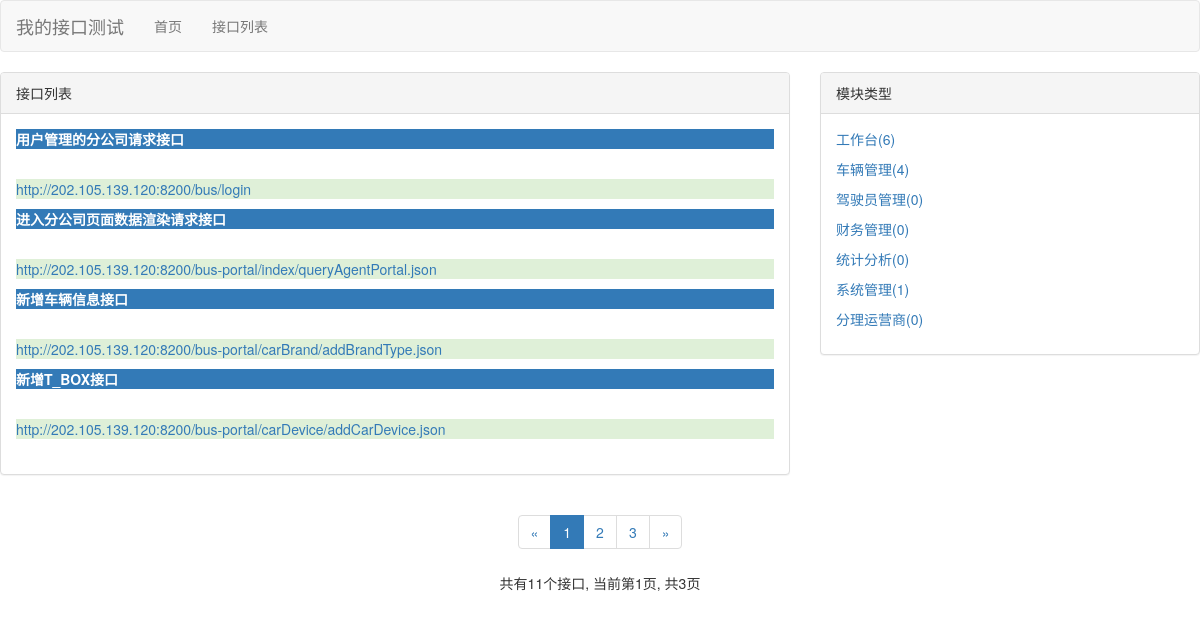
Page /interFaceList/ on the earlier database version.
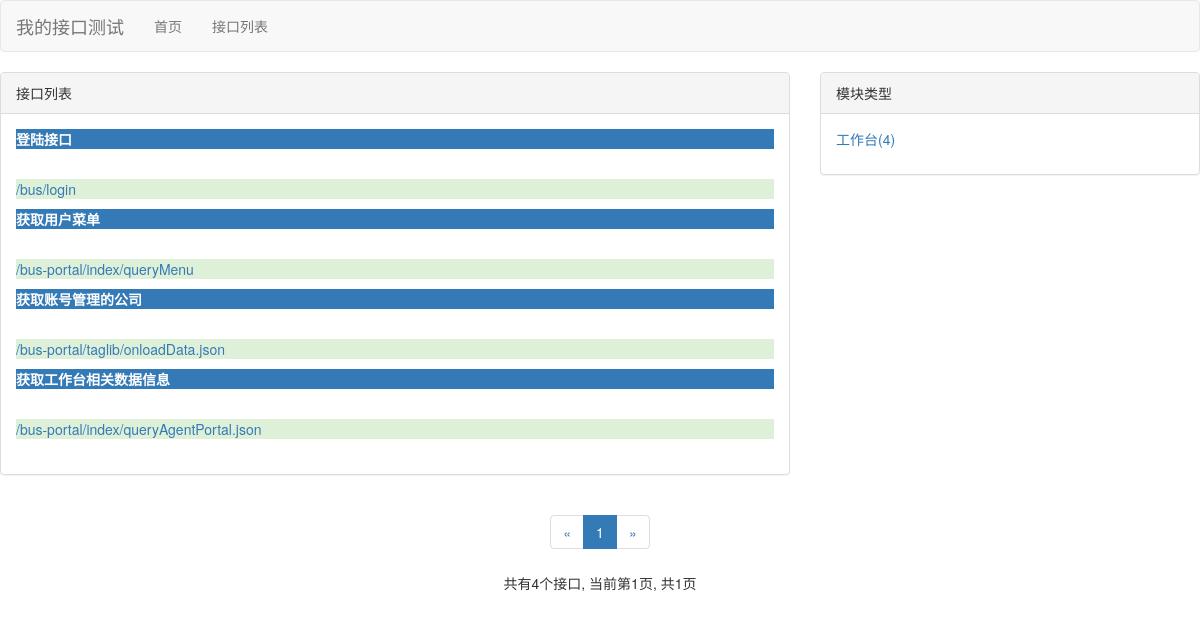
Same page on the later database version.
### lkwebapp/models.py (models this page shows, shortened)
class lkModel(models.Model):
    title=models.CharField(max_length=50)
    model_type=models.ForeignKey(lkModelType,on_delete=models.DO_NOTHING)
    reques_parame=models.TextField()
    request_url=models.TextField()

class lkModelType(models.Model):
    model_type=models.CharField(max_length=30)

### lkwebapp/views.py (the view)
# urls.py: path('interFaceList/', interFaceList,name='interFaceList'),
def interFaceList(request):
    interFaces_all_list=lkModel.objects.all()
    context=get_interFace_list_common_data(request,interFaces_all_list)
    return render_to_response('interFace_list.html', context)

### lkwebapp/templates/interFace_list.html (shortened to what this page needs)
{% extends 'base.html'%}
{% block content %}
<div class="row">
  <div class="col-md-8">
    <div class="panel panel-default">
      <div class="panel-heading">接口列表</div>
      <div class="panel-body">
        <address>
          {% for interFace in page_of_interFaces.object_list %}
            <strong><p class="bg-primary">{{ interFace.title }}</p></strong><br>
            <p class="bg-success"><a href="{% url 'interFaceDetail' interFace.pk %}">{{ interFace.request_url }}</a></p>
          {% endfor %}
      </address>
      </div>
    </div>
  </div>
  <div class="col-md-4">
    <div class="panel panel-default">
      <div class="panel-heading">模块类型</div>
      <div class="panel-body">
        <ul>
          {% for interFace in interFaces_type %}
            <li><p><a href="{% url 'interFaceTypeList' interFace.pk %}">{{ interFace.model_type }}({{ interFace.interFace_type_count}})</p></a></li>
          {% endfor %}
        </ul>
      </div>
    </div>
  </div>
</div>
  <div class="paginator">
    <ul class="pagination">
      <li>
        {% if page_of_interFaces.has_previous %}
          <a href="?page={{ page_of_interFaces.previous_page_number}}" aria-label="Previous">
             <span aria-hidden="true">&laquo;</span>
          </a>
        {% else %}
          <span aria-hidden="true">&laquo;</span>
      {% endif %}
      </li>
      {% for page_num in page_range %}
        {% if page_num == page_of_interFaces.number %}
          <li class="active"><span>{{ page_num }}</span></li>
        {% else %}
          {% if page_num == '...'%}
            <li><span>{{ page_num }}</span></li>
          {% else %}
            <li><a href="?page={{ page_num }}">{{ page_num }}</a></li>
          {% endif %}
        {% endif %}
      {% endfor %}
      <li>
        {% if page_of_interFaces.has_next %}
          <a href="?page={{ page_of_interFaces.next_page_number}}" aria-label="Next">
          <span aria-hidden="true">&raquo;</span>
          </a>
        {% else %}
          <span aria-hidden="true">&raquo;</span>
        {% endif %}
      </li>
    </ul>
    <p>
      共有{{ page_of_interFaces.paginator.count}}个接口,
      当前第{{ page_of_interFaces.number }}页,
      共{{ page_of_interFaces.paginator.num_pages}}页
    </p>
  </div>
{% endblock %}

### templates/base.html (shortened to what this page needs)
{% load staticfiles %}
<!DOCTYPE html>
<html lang="zh-CN">
<head>
	<link rel="stylesheet" type="text/css" href="{% static 'base.css'%}">
	<link rel="stylesheet" type="text/css" href="{% static 'bootstrap-3.3.7/css/bootstrap.min.css'%}">
</head>
<body>
	<nav class="navbar navbar-default">
		<a href="{% url 'home' %}" class="navbar-brand">我的接口测试</a>
		<div class="collapse navbar-collapse" id="bs-example-navbar-collapse-1">
	      <ul class="nav navbar-nav">
	      	<li><a href="{% url 'home' %}">首页</a></li>
	        <li><a href="{% url 'interFaceList' %}">接口列表</a></li>
	       </ul>
	     </div>
	</nav>
	{% block content %}
	{% endblock %}
</body>
</html>

### static/base.css (style rules this page uses)
* { padding: 0; margin: 0; }

### lkwebapp/templates/interFace_list.html (style rules this page uses)
ol, ul { margin-top: 0; margin-bottom: 10px; list-style: none; }
div.paginator { text-align: center; }

Differences in the rows shown:
removed lkModel: title "用户管理的分公司请求接口", request_url "http://202.105.139.120:8200/bus/login"
removed lkModel: title "进入分公司页面数据渲染请求接口", request_url "http://202.105.139.120:8200/bus-portal/index/queryAgentPortal.json"
removed lkModel: title "新增车辆信息接口", request_url "http://202.105.139.120:8200/bus-portal/carBrand/addBrandType.json"
removed lkModel: title "新增T_BOX接口", request_url "http://202.105.139.120:8200/bus-portal/carDevice/addCarDevice.json"
removed lkModelType: model_type "车辆管理", interFace_type_count "4"
removed lkModelType: model_type "驾驶员管理", interFace_type_count "0"
removed lkModelType: model_type "财务管理", interFace_type_count "0"
removed lkModelType: model_type "统计分析", interFace_type_count "0"
removed lkModelType: model_type "系统管理", interFace_type_count "1"
removed lkModelType: model_type "分理运营商", interFace_type_count "0"
added lkModel: title "登陆接口", request_url "/bus/login"
added lkModel: title "获取用户菜单", request_url "/bus-portal/index/queryMenu"
added lkModel: title "获取账号管理的公司", request_url "/bus-portal/taglib/onloadData.json"
added lkModel: title "获取工作台相关数据信息", request_url "/bus-portal/index/queryAgentPortal.json"
computed for lkModelType "工作台": interFace_type_count "6" → "4"
Other differences:
{{ page_of_interFaces.paginator.count }}: "11" → "4"
{{ page_of_interFaces.paginator.num_pages }}: "3" → "1"
list line gone: "2"
list line gone: "3"
